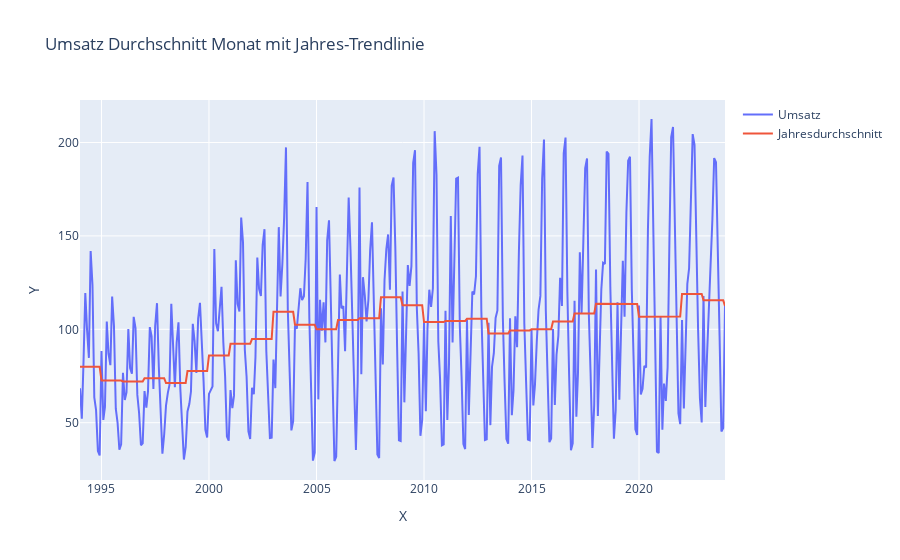

Write notebook code for a chart like this one.
### Code cell
fig = go.Figure()

fig.add_trace(go.Scatter(x=umsatz["Datum"], y=umsatz["Umsatz"], name=f'Umsatz'))
fig.add_trace(go.Scatter(x=umsatz["Datum"], y=umsatz["UmsatzDurchschnitt"], name=f'Jahresdurchschnitt'))

# Update layout
fig.update_layout(title="Umsatz Durchschnitt Monat mit Jahres-Trendlinie", xaxis_title="X", yaxis_title="Y")

# Show plot
fig.show()

### Figure 1 — Plotly figure (JSON) as saved in the notebook; plotly's stock layout.template omitted (floating-point values rounded to 4 significant figures; data arrays with more than 128 entries replaced by an {"elided": "..."} marker saying what was removed)
{"data": [{"name": "Umsatz", "type": "scatter", "x": {"elided": "361 str values"}, "y": {"elided": "361 float values"}}, {"name": "Jahresdurchschnitt", "type": "scatter", "x": {"elided": "361 str values"}, "y": {"elided": "361 float values"}}], "layout": {"title": {"text": "Umsatz Durchschnitt Monat mit Jahres-Trendlinie"}, "xaxis": {"title": {"text": "X"}}, "yaxis": {"title": {"text": "Y"}}}}
